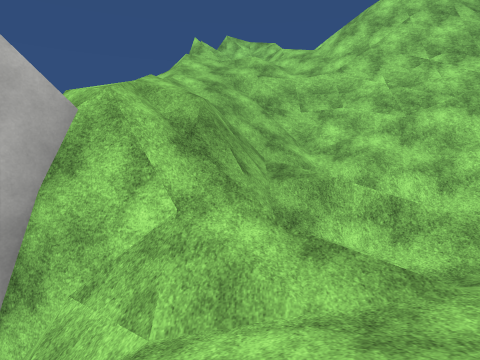
View 1 (above)

16 first-person views from a walk through a scene from a Unity 3-D project. The camera is 1.5 m above the floor, tilts 2° down and sees 70° across. The floor is counted in squares, 2 m on a side. Each view is taken from the middle of a square. On the plan, view 1 faces up. The plan holds only what a view shows up to about 11 squares ahead; the rest is blank. The place goes on beyond the plan. Some trees and plants on the terrain are drawn as simple stand-ins. Some surface patterns are stand-ins.

View 2
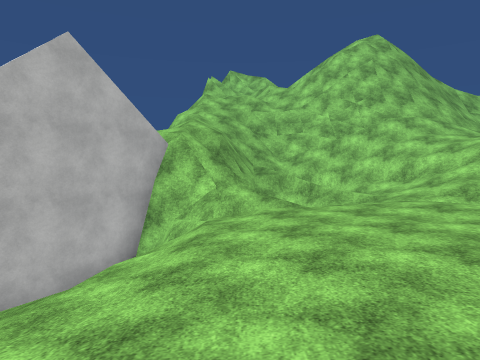

View 3
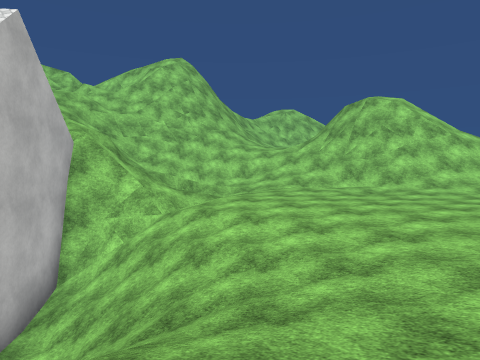

View 4
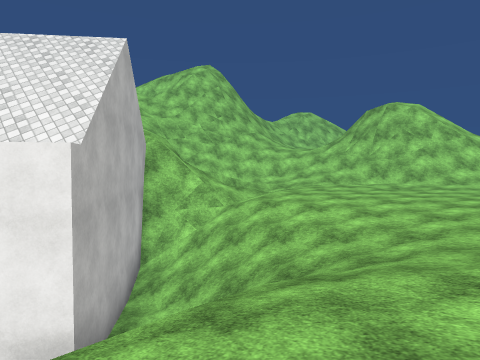

View 5
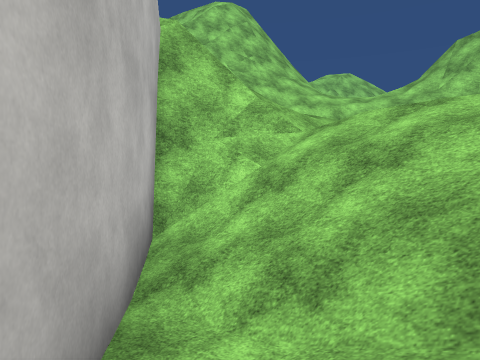

View 6
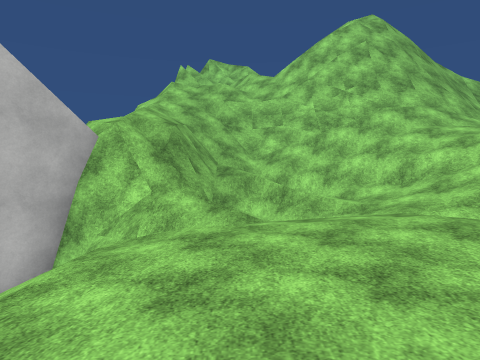

View 7
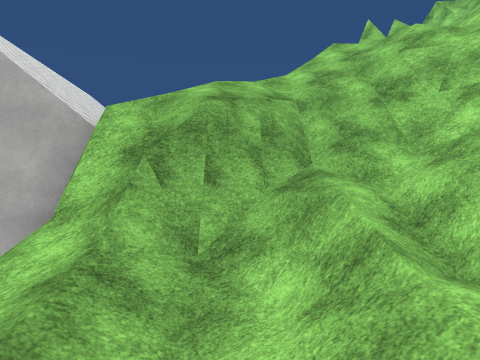

View 8
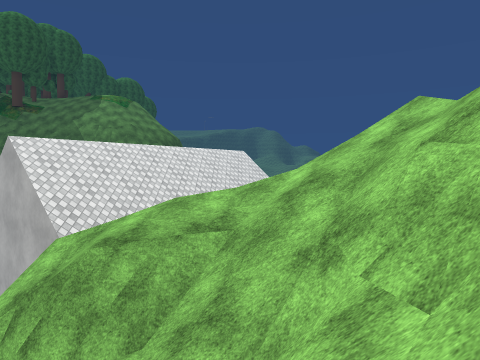

View 9
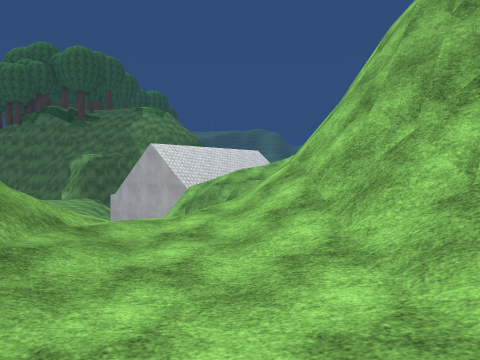

View 10
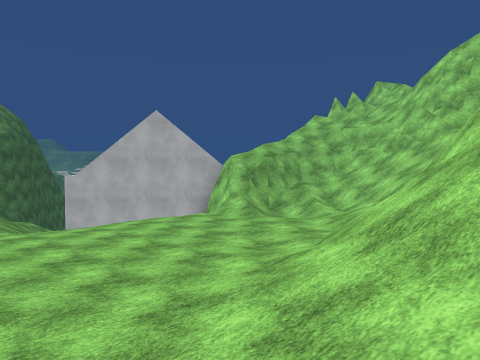

View 11
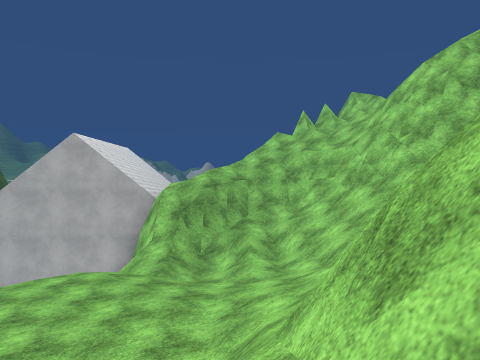

View 12
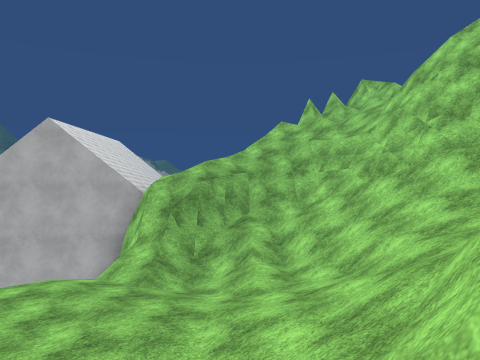

View 13
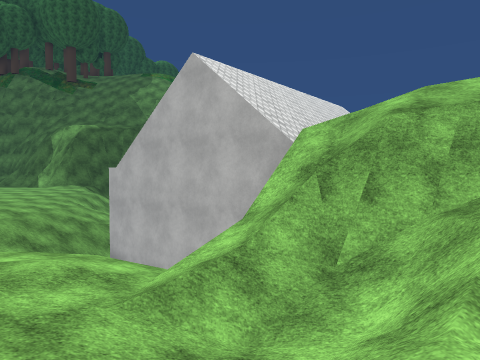

View 14
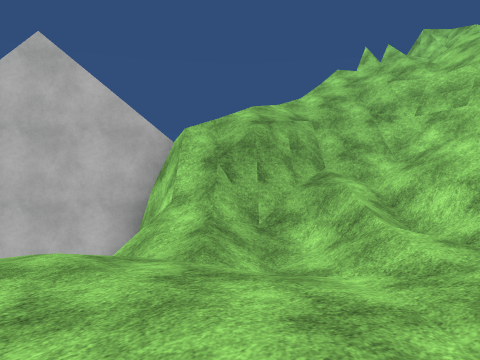

View 15
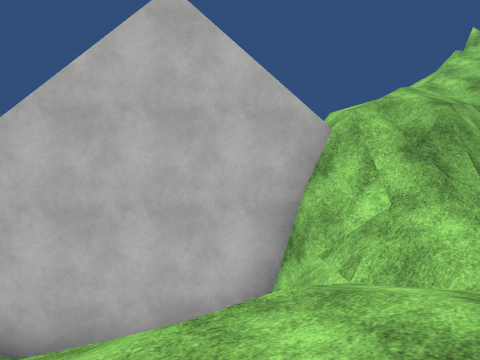

View 16
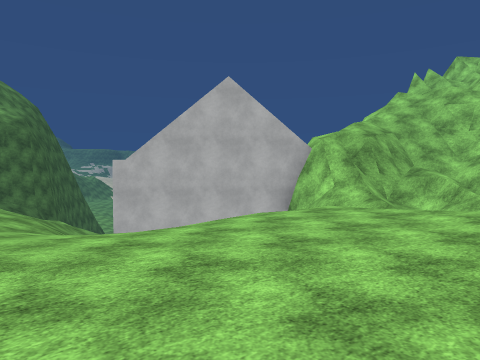

### Floor plan
Key: @ floor where view 1 was taken; # wall or solid block; x gap in a wall; . main floor; - floor 0.75 m lower than the main floor; : floor 0.75 m higher than the main floor; + floor 3.25 m higher than the main floor; * floor 4 m higher than the main floor; / step, stairs or slope; = window, fence, low wall or low ledge; ^ raised ledge; v drop or lower ground.
Columns run from 7 left of view 1 to 12 right of it. Each row starts with its distance up from view 1.
 15        v
 14       ##
 13       x
 12      ## =
 11      ## ///
 10      v////#==
  9      v///#### ##
  8      =///#######=/
  7 v    ///////###=///
  6 vvv  //=////////++++
  5 ^vvvv*/#//////+++++
  4  ^=###/#//.///+//+
  3    ####//./:///
  2    #////...////x
  1   ##///.....//#
  0  ##////@...../#v
 -1 //////.......//#
 -2 //////.......///
 -3 --///-.......///
 -4 ..............//
 -5 ...... .....   /

Where each view was taken, in squares from view 1:
view 1: 0 up, 0 right, facing up
view 2: 5 down, 0 right, facing up
view 3: 5 down, 5 left, facing up-right
view 4: 5 down, 7 left, facing up-right
view 5: 1 down, 5 left, facing up-right
view 6: 3 down, 1 right, facing up
view 7: 2 up, 3 right, facing up-left
view 8: 7 up, 4 right, facing left
view 9: 6 up, 12 right, facing left
view 10: 5 down, 8 right, facing up-left
view 11: 2 down, 8 right, facing up-left
view 12: 1 down, 7 right, facing up-left
view 13: 3 up, 4 right, facing left
view 14: 0 up, 4 right, facing up-left
view 15: 1 down, 1 right, facing up-left
view 16: 5 down, 4 right, facing up-left
